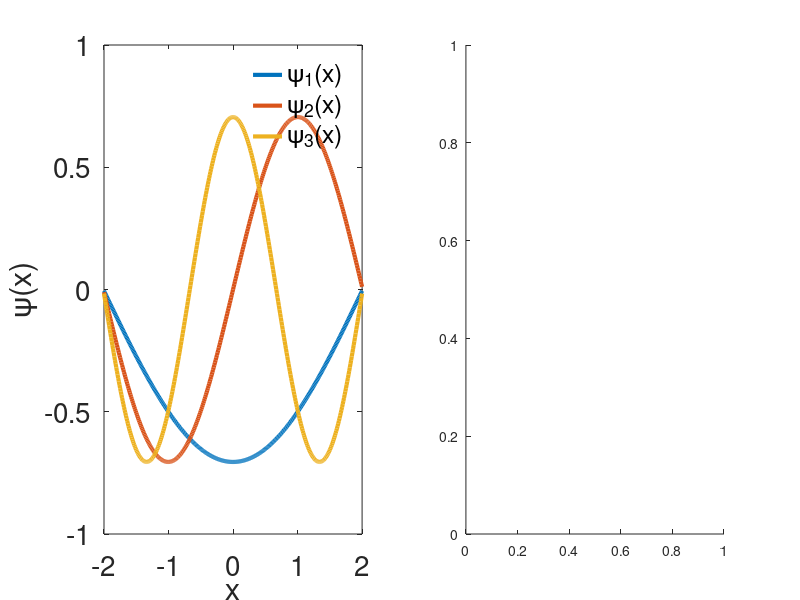

Source code (MATLAB): (Note: this script raises an error after producing the figure.)
%%%%%%%%%%%%%%%%%%%%%%%%%%%%%%%%%%%%%%%%%%%%%%%%%%%%%%%%%%%%%%%%%%%%%%%%%%%
% Quantum particle in a box (1-dimension)
%
% This program solves the particle in a box problem on a symmetric
% potential of length L using both the analytic solution and the eigenmode
% solution (e.g. using a matrix of finite differences for the Hamiltonian
% operator H in the equation: H*psi(x) = E*psi(x))
%
% Made by: Oscar A. Nieves
% Made in: 2019
%%%%%%%%%%%%%%%%%%%%%%%%%%%%%%%%%%%%%%%%%%%%%%%%%%%%%%%%%%%%%%%%%%%%%%%%%%%
clear all; clc; close all;

% Inputs (Setting Planck's constant to 1)
hbar = 1;
m = 1;
L = 4;
x = -L/2:0.01:L/2;
dx = x(2)-x(1);
N = length(x);

% Derivative matrix Dxx
main_diag = diag(-2*ones(N,1),0);
upper_diag = diag(ones(N-1,1),1);
lower_diag = diag(ones(N-1,1),-1);
Dxx = 1/dx^2 * (lower_diag + main_diag + upper_diag);

% Linear operator on the left (matrix A)
A = -hbar^2/2/m * Dxx;

% Eigenvalues and eigenvectors of A
[A_eigenvectors, A_eigenvalues] = eig(A);

% Extract energies and solutions psi(x)
sols = 3;
for n = 1:sols
    Energies(n) = A_eigenvalues(n,n);
    psi(:,n) = A_eigenvectors(:,n);
end

% Normalize eigenfunctions
for n = 1:3
    psi_sq = psi(:,n).*conj(psi(:,n));
    normalization = dx/2 * sum( psi_sq(1:end-1) + psi_sq(2:end) );
    psi(:,n) = psi(:,n)/sqrt(normalization);
end

% Plot first 3 solutions (energy levels)
figure(1);
set(gcf,'color','w');
subplot(121);
plot(x, psi(:,1:sols), 'LineWidth',3);
xlabel('x');
ylabel('\psi(x)');
legend('\psi_1(x)','\psi_2(x)','\psi_3(x)'); legend boxoff;
set(gca,'FontSize',20);

subplot(122);
plot(x, psi_analytic(x,1),x, psi_analytic(x,2),x, psi_analytic(x,3), 'LineWidth',3);
xlabel('x');
ylabel('\psi(x)');
legend('\psi_1(x)','\psi_2(x)','\psi_3(x)'); legend boxoff;
set(gca,'FontSize',20);

% Analytic solution
function psi_out = psi_analytic(xv,nv)
L = 4;
if rem(nv,2) == 0 
    psi_out = sqrt(2/L)*sin(nv*pi.*xv/L);
else
    psi_out = sqrt(2/L)*cos(nv*pi.*xv/L);
end
end
%%%%%%%%%%%%%%%%%%%%%%%%%%%%%%%%%%%%%%%%%%%%%%%%%%%%%%%%%%%%%%%%%%%%%%%%%%%